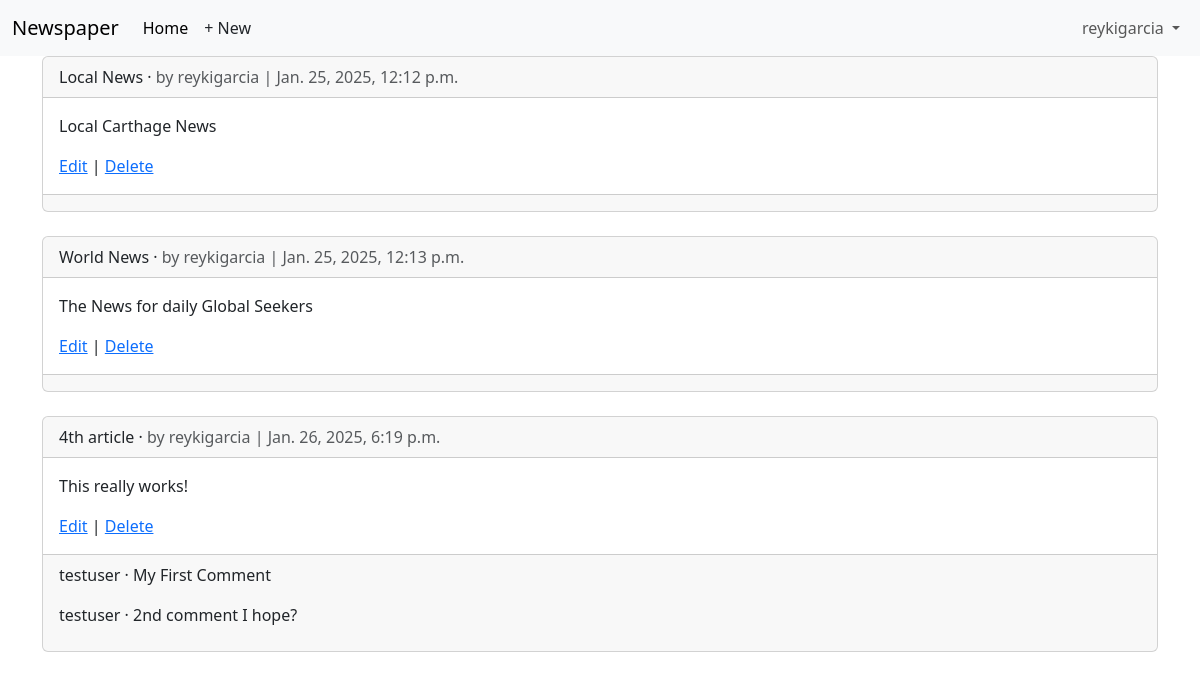
/articles/ (signed in), run on the app's committed database.
### accounts/models.py (models this page shows)
class CustomUser(AbstractUser):
    age = models.PositiveIntegerField(null=True, blank=True)

### articles/models.py (models this page shows, shortened)
class Article(models.Model):
    title = models.CharField(max_length=225)
    body = models.TextField()
    date = models.DateTimeField(auto_now_add=True)
    author = models.ForeignKey(
        settings.AUTH_USER_MODEL,
        on_delete=models.CASCADE,
    )

class Comment(models.Model):
    article = models.ForeignKey(Article, on_delete=models.CASCADE)
    comment = models.CharField(max_length=140)
    author = models.ForeignKey(
        settings.AUTH_USER_MODEL,
        on_delete=models.CASCADE,
    )
    def __str__(self):
        return self.comment

### articles/views.py (the view)
# urls.py: path("", ArticleListView.as_view(), name="article_list"),
class ArticleListView(LoginRequiredMixin, ListView):
    model = Article
    template_name = "article_list.html"

### templates/article_list.html (shortened to what this page needs)
 {% extends  "base.html" %}
 {% block content %}
 {% for article in article_list %}
 <div class="card">
    <div class="card-header">
        <span class="font-weight-bold">{{ article.title }}</span> &middot;
        <span class="text-muted">by {{ article.author }} | {{ article.date }}</span>
    </div>
    <div class="card-body">
        <p>{{ article.body }}</p>
        <a href="{% url 'article_edit' article.pk%}">Edit</a> |
        <a href="{% url 'article_delete' article.pk%}">Delete</a>
    </div>
    <div class="card-footer">
        {% for comment in article.comment_set.all %}
        <p>
            <span class="font-weight-bold">
                {{ comment.author }} &middot;
            </span>
            {{ comment }}
        </p>
        {% endfor %}
    </div>
 </div>
 <br />
 {% endfor %}
 {% endblock content %}

### templates/base.html (shortened to what this page needs)
{% load static %}
<!DOCTYPE html>
<html>
<head>
  <link href="https://cdn.jsdelivr.net/npm/bootstrap@5.3.3/dist/css/bootstrap.min.css" rel="stylesheet">
</head>
<body>
  <nav class="navbar navbar-expand-lg bg-body-tertiary">
    <div class="container-fluid">
      <a class="navbar-brand" href="{% url 'home' %}">Newspaper</a>
      <div class="collapse navbar-collapse" id="navbarSupportedContent">
        <ul class="navbar-nav me-auto mb-2 mb-lg-0">
          <li class="nav-item">
            <a class="nav-link active" aria-current="page" href="#">Home</a>
          </li>
          {% if user.is_authenticated %}
          <li><a href="{% url 'article_new' %}" class="nav-link px-2 link-dark">+ New</a></li>
        </ul>
        <div class="mr-auto">
          <ul class="navbar-nav">
            <li class="nav-item dropdown">
              <a class="nav-link dropdown-toggle" href="#" role="button" data-bs-toggle="dropdown"
                aria-expanded="false">
                {{ user.username }}
              </a>
            </li>
        {% endif %}
      </div>
    </div>
  </nav>
  <main>
    <div class="container">
      {% block content %}
      {% endblock content %}
    </div>
  </main>
</body>
</html>

### data on the page
CustomUser: username "reykigarcia"
Article: title "Local News", author "reykigarcia", date "Jan. 25, 2025, 12:12 p.m.", body "Local Carthage News"
Article: title "World News", author "reykigarcia", date "Jan. 25, 2025, 12:13 p.m.", body "The News for daily Global Seekers"
Article: title "4th article", author "reykigarcia", date "Jan. 26, 2025, 6:19 p.m.", body "This really works!"
Comment: author "testuser", comment "My First Comment"
Comment: author "testuser", comment "2nd comment I hope?"
